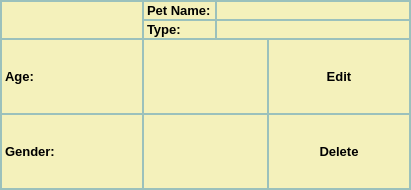
<?xml version="1.0" encoding="UTF-8"?>
<ui version="4.0">
 <class>PetInfo</class>
 <widget class="QWidget" name="PetInfo">
  <property name="geometry">
   <rect>
    <x>0</x>
    <y>0</y>
    <width>411</width>
    <height>190</height>
   </rect>
  </property>
  <property name="sizePolicy">
   <sizepolicy hsizetype="Preferred" vsizetype="Preferred">
    <horstretch>0</horstretch>
    <verstretch>0</verstretch>
   </sizepolicy>
  </property>
  <property name="font">
   <font>
    <pointsize>10</pointsize>
    <bold>true</bold>
   </font>
  </property>
  <property name="windowTitle">
   <string>Form</string>
  </property>
  <property name="autoFillBackground">
   <bool>false</bool>
  </property>
  <property name="styleSheet">
   <string notr="true">background-color: rgb(244, 241, 187);
border:1px solid;
border-color: rgb(155, 193, 188);</string>
  </property>
  <layout class="QGridLayout" name="gridLayout">
   <property name="leftMargin">
    <number>1</number>
   </property>
   <property name="topMargin">
    <number>1</number>
   </property>
   <property name="rightMargin">
    <number>1</number>
   </property>
   <property name="bottomMargin">
    <number>1</number>
   </property>
   <property name="spacing">
    <number>0</number>
   </property>
   <item row="0" column="2" colspan="2">
    <widget class="QLineEdit" name="nameEdit">
     <property name="sizePolicy">
      <sizepolicy hsizetype="Preferred" vsizetype="Preferred">
       <horstretch>0</horstretch>
       <verstretch>0</verstretch>
      </sizepolicy>
     </property>
     <property name="readOnly">
      <bool>true</bool>
     </property>
    </widget>
   </item>
   <item row="3" column="0">
    <widget class="QLabel" name="label_3">
     <property name="text">
      <string>Gender:</string>
     </property>
    </widget>
   </item>
   <item row="1" column="2" colspan="2">
    <widget class="QLineEdit" name="typeEdit">
     <property name="sizePolicy">
      <sizepolicy hsizetype="Preferred" vsizetype="Preferred">
       <horstretch>0</horstretch>
       <verstretch>0</verstretch>
      </sizepolicy>
     </property>
     <property name="readOnly">
      <bool>true</bool>
     </property>
    </widget>
   </item>
   <item row="3" column="1" colspan="2">
    <widget class="QLineEdit" name="sexEdit">
     <property name="sizePolicy">
      <sizepolicy hsizetype="Preferred" vsizetype="Preferred">
       <horstretch>0</horstretch>
       <verstretch>0</verstretch>
      </sizepolicy>
     </property>
     <property name="readOnly">
      <bool>true</bool>
     </property>
    </widget>
   </item>
   <item row="2" column="1" colspan="2">
    <widget class="QLineEdit" name="ageEdit">
     <property name="sizePolicy">
      <sizepolicy hsizetype="Preferred" vsizetype="Preferred">
       <horstretch>0</horstretch>
       <verstretch>0</verstretch>
      </sizepolicy>
     </property>
     <property name="readOnly">
      <bool>true</bool>
     </property>
    </widget>
   </item>
   <item row="0" column="1">
    <widget class="QLabel" name="label">
     <property name="text">
      <string>Pet Name:</string>
     </property>
    </widget>
   </item>
   <item row="1" column="1">
    <widget class="QLabel" name="label_5">
     <property name="text">
      <string>Type:</string>
     </property>
    </widget>
   </item>
   <item row="2" column="0">
    <widget class="QLabel" name="label_4">
     <property name="text">
      <string>Age:</string>
     </property>
    </widget>
   </item>
   <item row="3" column="3">
    <widget class="QPushButton" name="delBtn">
     <property name="sizePolicy">
      <sizepolicy hsizetype="Expanding" vsizetype="Expanding">
       <horstretch>0</horstretch>
       <verstretch>0</verstretch>
      </sizepolicy>
     </property>
     <property name="text">
      <string>Delete</string>
     </property>
     <property name="icon">
      <iconset resource="res.qrc">
       <normaloff>:/res/delete_icon.png</normaloff>:/res/delete_icon.png</iconset>
     </property>
    </widget>
   </item>
   <item row="2" column="3">
    <widget class="QPushButton" name="editBtn">
     <property name="sizePolicy">
      <sizepolicy hsizetype="Expanding" vsizetype="Expanding">
       <horstretch>0</horstretch>
       <verstretch>0</verstretch>
      </sizepolicy>
     </property>
     <property name="text">
      <string>Edit</string>
     </property>
     <property name="icon">
      <iconset resource="res.qrc">
       <normaloff>:/res/edit_icon.png</normaloff>:/res/edit_icon.png</iconset>
     </property>
    </widget>
   </item>
   <item row="0" column="0" rowspan="2">
    <widget class="QPushButton" name="avatarlabel">
     <property name="sizePolicy">
      <sizepolicy hsizetype="Expanding" vsizetype="Expanding">
       <horstretch>0</horstretch>
       <verstretch>0</verstretch>
      </sizepolicy>
     </property>
     <property name="text">
      <string/>
     </property>
     <property name="icon">
      <iconset resource="res.qrc">
       <normaloff>:/res/cat_icon.png</normaloff>:/res/cat_icon.png</iconset>
     </property>
     <property name="iconSize">
      <size>
       <width>80</width>
       <height>80</height>
      </size>
     </property>
    </widget>
   </item>
  </layout>
 </widget>
 <resources>
  <include location="res.qrc"/>
 </resources>
 <connections/>
</ui>
